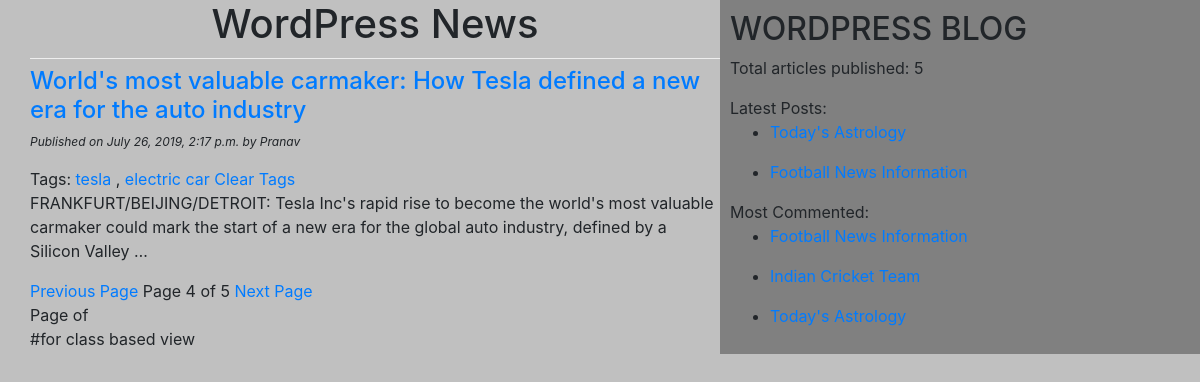
/?page=4, run on the app's committed database.
### blogApp/models.py (models this page shows, shortened)
class Post(models.Model):
    STATUS_CHOICES = (('draft', 'Draft'), ('published', 'Published'))  # tuple of tuples for dropdown choices
    title = models.CharField(max_length=256)
    slug = models.SlugField(max_length=264, unique_for_date='publish')
    author = models.ForeignKey(User, related_name='blog_posts', on_delete=models.CASCADE)
    body = models.TextField()
    publish = models.DateTimeField(default=timezone.now)
    created = models.DateTimeField(auto_now_add=True)  # at what time object got created
    updated = models.DateTimeField(auto_now=True)  # at what time save method called
    status = models.CharField(max_length=10, choices=STATUS_CHOICES, default='draft')
    objects = CustomManager()  # register custom manager
    tags = TaggableManager()
    class Meta:
        ordering = ('-publish',)  # order by publish descending
    def get_absolute_url(self):
        return reverse('post_detail',
                       args=[self.status, self.publish.year, self.publish.strftime('%m'), self.publish.strftime('%d'),
                             self.slug])

### blogApp/views.py (the view)
# urls.py: path('', views.post_list_view),  # for function view
def post_list_view(request, tag_slug=None):
    post_list = Post.objects.all()
    tag = None
    if tag_slug:
        tag = get_object_or_404(Tag, slug=tag_slug)  # get tag object by using tag slug
        post_list = post_list.filter(tags__in=[tag])  # filter posts using tag object
    paginator = Paginator(post_list, 1)  # paginate the list page with 2 poste per page
    page_number = request.GET.get('page')  # get page number
    try:
        post_list = paginator.page(page_number)  # page list for given page number
    except PageNotAnInteger:
        post_list = paginator.page(1)
    except EmptyPage:
        post_list = paginator.page(paginator.num_pages)
    return render(request, 'blogApp/post_list.html', {'post_list': post_list, 'tag': tag})

### blogApp/models.py (called while the page is built)
    def get_queryset(self):
        print('inside custom manager')
        return super().get_queryset().filter(status='published')  # custom manager to return only published status

### blogApp/templatetags/blog_tags.py (called while the page is built)
@register.simple_tag(name='count')  # assign name o a tag. If not assigned, name is function name
def total_posts():
    return Post.objects.count()

@register.inclusion_tag('blogApp/latest.html', name='latest')
def show_latest_posts(count=1):  # defult 3 if not provided
    latest_post = Post.objects.order_by('-publish')[:count]  # will give latest 3 posts
    return {'latest_posts': latest_post}  # this data will be automatically sent to latest.html

@register.simple_tag(name='top_commented')
def get_most_commented_posts(count=1):
    return Post.objects.annotate(total_comments=Count('comments')).order_by('-total_comments')[
           :count]  # adds ne column total_comments and saves total comments for each posts in it . user related_name check it

### templates/blogApp/post_list.html (shortened to what this page needs)
<!DOCTYPE html>
{% extends 'blogApp/base.html' %}
{% block body_block %}
<h1>WordPress News</h1>
{% for post in post_list %}
<a href="{{post.get_absolute_url}}" ><h4>{{ post.title }}</h4></a>
<p id="date">Published on {{post.publish}} by {{post.author|title}}</p>
Tags:
{% for tag in post.tags.all %}
 <a href="{% url 'post_list_by_tag_name' tag.slug %}">{{tag.name}}</a>
{% if not forloop.last %} , {% endif %}
{% endfor %}
<a href="/">Clear Tags</a>
{{post.body|truncatewords:30|linebreaks}}
{% endfor %}
{% include 'blogApp/pagination.html'  with page=post_list %}
{% include 'blogApp/pagination.html'  with page=page_obj %} #for class based view
{% endblock %}

### templates/blogApp/base.html (shortened to what this page needs)
<!DOCTYPE html>
{% load blog_tags %}
{% load static %}
<html lang="en">
<head>
    <link rel="stylesheet" href="https://stackpath.bootstrapcdn.com/bootstrap/4.5.0/css/bootstrap.min.css">
    <link rel="stylesheet" href="{% static "css/blog.css" %}">
</head>
<body>
<div class="content">
{% block body_block %}
{% endblock %}
</div>
<div class="sidebar">
    <h2>WORDPRESS BLOG</h2>
    <p>Total articles published: {% count %} </p>
    Latest Posts:
    {% latest 2%}
    {% top_commented 3 as top_posts %}
   {% for post in top_posts %}
    <ul>
       <li><a href="{{post.get_absolute_url}}" >{{ post.title }}</a></li>
    </ul>
{% endfor %}
</div>
</body>
</html>

### templates/blogApp/latest.html (shortened to what this page needs)
<!DOCTYPE html>
<html lang="en">
<head>
</head>
<body>
{% for post in latest_posts %}
<ul>
    <li>
        <a href="{{post.get_absolute_url}}" >{{ post.title }}</a>
    </li>
</ul>
{% endfor %}
</body>
</html>

### static/css/blog.css (style rules this page uses)
.content { width:60%; float:left; padding: 0 0 0 30px; background: silver; }
.sidebar { width:40%; float:right; padding: 10px; background: grey; }
h1 { text-align:center; border-bottom: 1px solid #eee; padding-bottom: 10px ; }
body { background:silver; }
#date { font-size:12px; font-style:italic; }

### data on the page
Post: title "World's most valuable carmaker: How Tesla defined a new era for the auto industry", publish "July 26, 2019, 2:17 p.m.", author "Pranav", body "FRANKFURT/BEIJING/DETROIT: Tesla Inc's rapid rise to become the world's most valuable carmaker could mark the start of a new era for the global auto industry, defined by a Silicon Valley …"
Tag: name "tesla"
Tag: name "electric car"
Post: title "Today's Astrology"
Post: title "Football News Information"
Post: title "Indian Cricket Team"

### other printed values
{{ page.number }} "4"
{{ page.paginator.num_pages }} "5"
